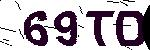
#> input picture xzscredit/validatecode/beijing/14.jpg, 150 x 50 px, found by its file name
$ python image_deal_with.py   (Python 2 division)
#> lines starting #> are read from the running program, lines starting #| are printed output that depends on the picture; after the words box and inside, x2 and y2 are one past the last pixel; in counts of white or black regions, pixels touching at a corner belong together
# coding:utf-8
from PIL import Image


def im_view(image):
    print image.size
    print image.getpixel((140, 15))
    print image.getpixel((1, 1))

def black_white(image):
    width, hight = image.size
    for y in range(hight):
        for x in range(width):
            if image.getpixel((x, y))[0] + image.getpixel((x, y))[1] + image.getpixel((x, y))[2] <= 50:
                image.putpixel((x, y), (255, 255, 255))
    return image


def del_noise(image, value):
    width, height = image.size
    for y in range(height):
        for x in range(width):
            count = 0
            if x != 0 and x != (width-1) and y != 0 and y != (height-1):
                if image.getpixel((x, y)) == 1:
                    if image.getpixel((x - 1, y - 1)) == 1:
                        count += 1
                    if image.getpixel((x, y - 1)) == 1:
                        count += 1
                    if image.getpixel((x + 1, y - 1)) == 1:
                        count += 1
                    if image.getpixel((x - 1, y)) == 1:
                        count += 1
                    if image.getpixel((x + 1, y)) == 1:
                        count += 1
                    if image.getpixel((x - 1, y + 1)) == 1:
                        count += 1
                    if image.getpixel((x, y + 1)) == 1:
                        count += 1
                    if image.getpixel((x + 1, y + 1)) == 1:
                        count += 1
                if image.getpixel((x, y)) == 0:
                    if image.getpixel((x - 1, y - 1)) == 0:
                        count += 1
                    if image.getpixel((x, y - 1)) == 0:
                        count += 1
                    if image.getpixel((x + 1, y - 1)) == 0:
                        count += 1
                    if image.getpixel((x - 1, y)) == 0:
                        count += 1
                    if image.getpixel((x + 1, y)) == 0:
                        count += 1
                    if image.getpixel((x - 1, y + 1)) == 0:
                        count += 1
                    if image.getpixel((x, y + 1)) == 0:
                        count += 1
                    if image.getpixel((x + 1, y + 1)) == 0:
                        count += 1
                if count <= value:
                    image.putpixel((x, y), (abs(image.getpixel((x, y)) -1)))
    return image


def to_l(image):
    return image.convert('L')


def to_two(image, threshold):
    table = []
    for i in range(256):
        if i < threshold:
            table.append(0)
        else:
            table.append(1)
    return image.point(table, '1')


def re_size(image, size):
    image.thumbnail(size)
    return image


def im_split(image, region):
    image.crop(region).show()


def main(image):
    size = (60, 20)
    threshold = 200
    del_noise_value = 2
    image = black_white(image)
    image = to_l(image)
    image = to_two(image, threshold)
    image = del_noise(image, del_noise_value)
    image = re_size(image, size)
    return image


region_list = [(14, 5, 27, 19), (23, 5, 36, 19), (35, 5, 48, 19), (47, 5, 60, 19)]
if __name__ == '__main__':
    # image = Image.open(r".\11.jpg")
    # image = Image.open(r".\12.jpg")
    # image = Image.open(r".\13.jpg")
    image = Image.open(r".\14.jpg")
#> image is the input picture: PIL image 150x50 RGB; mean R, G, B 183.1, 175.2, 182.9
    im_view(image)
#| (150, 50)
#| (41, 15, 40)
#| (255, 255, 255)

    image = main(image)
#> after the loop in black_white, `for y in range(hight):`:
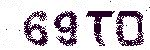
#> image: PIL image 150x50 RGB; mean R, G, B 209.1, 202.3, 208.9
#> in to_l, `return image.convert('L')`:
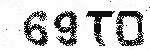
#> returned value: PIL image 150x50 L; min 10, max 255, mean 205.1
#> in to_two, `return image.point(table, '1')`:
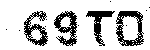
#> returned value: PIL image 150x50 1; 79.8% white; 13 black regions (9 under 20 px), largest, box (x1, y1, x2, y2) and area: (116, 11, 144, 46) 440, (54, 11, 77, 46) 394, (24, 11, 48, 46) 359, (86, 11, 115, 46) 315
#> after the loop in del_noise, `for y in range(height):`:
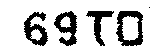
#> image: PIL image 150x50 1; 78.4% white; 5 black regions (1 under 20 px), largest, box (x1, y1, x2, y2) and area: (116, 11, 143, 46) 472, (54, 11, 77, 46) 417, (24, 12, 48, 46) 404, (86, 11, 114, 46) 328
#> in re_size, `image.thumbnail(size)`:
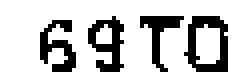
#> image: PIL image 60x20 1 (shown 4 times larger); 78.4% white; black in thin lines or dots, all inside (x1, y1, x2, y2) = (10, 4, 57, 18)


    im_split(image, region_list[0])
    im_split(image, region_list[1])
    im_split(image, region_list[2])
    im_split(image, region_list[3])

    image.show()

$ run again, with xzscredit/validatecode/beijing/12.jpg copied over xzscredit/validatecode/beijing/14.jpg
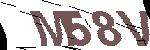
#> input picture xzscredit/validatecode/beijing/12.jpg, 150 x 50 px, found by its file name
#> image is the input picture: PIL image 150x50 RGB; mean R, G, B 199.3, 191.7, 192.4
#| (150, 50)
#| (115, 94, 101)
#| (252, 252, 252)
#> in to_two, `return image.point(table, '1')`:
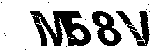
#> returned value: PIL image 150x50 1; 71.7% white; 13 black regions (10 under 20 px), largest, box (x1, y1, x2, y2) and area: (30, 11, 91, 46) 1166, (92, 11, 122, 46) 507, (116, 11, 150, 46) 441
#> in re_size, `image.thumbnail(size)`:
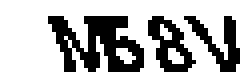
#> image: PIL image 60x20 1 (shown 4 times larger); 70.8% white; black in thin lines or dots, all inside (x1, y1, x2, y2) = (12, 4, 60, 18)

$ run again, with xzscredit/validatecode/beijing/13.jpg copied over xzscredit/validatecode/beijing/14.jpg
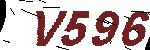
#> input picture xzscredit/validatecode/beijing/13.jpg, 150 x 50 px, found by its file name
#> image is the input picture: PIL image 150x50 RGB; mean R, G, B 202.4, 184.3, 184.8
#| (150, 50)
#| (109, 34, 39)
#| (0, 0, 0)
#> in to_two, `return image.point(table, '1')`:
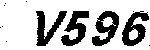
#> returned value: PIL image 150x50 1; 74.1% white; 12 black regions (8 under 20 px), largest, box (x1, y1, x2, y2) and area: (122, 11, 149, 46) 491, (92, 11, 119, 46) 490, (61, 11, 89, 46) 483, (36, 11, 67, 46) 469
#> in re_size, `image.thumbnail(size)`:
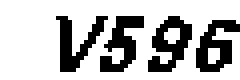
#> image: PIL image 60x20 1 (shown 4 times larger); 73.6% white; black in thin lines or dots, all inside (x1, y1, x2, y2) = (14, 4, 60, 18)
